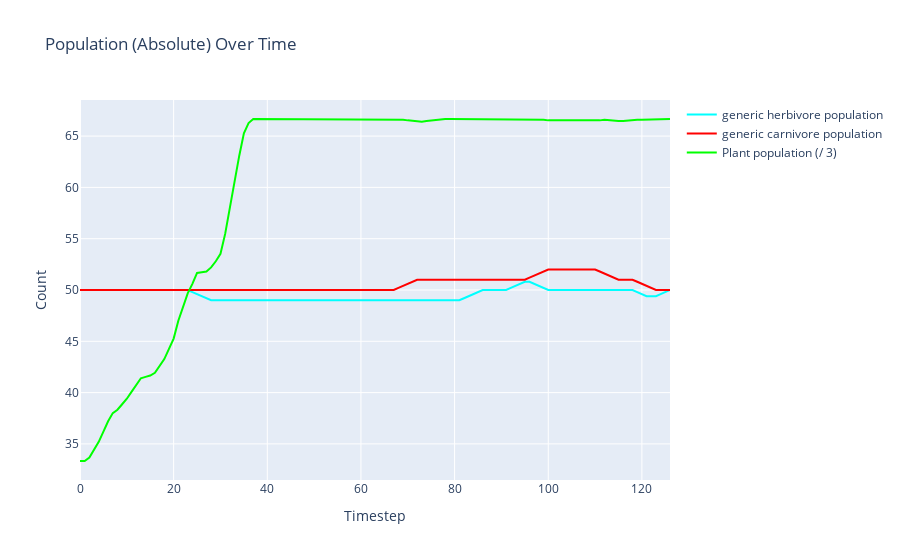
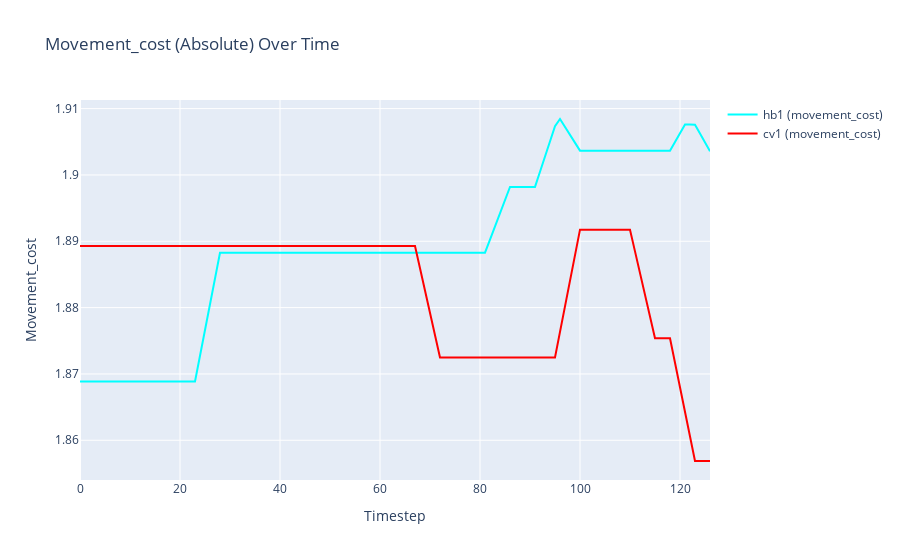
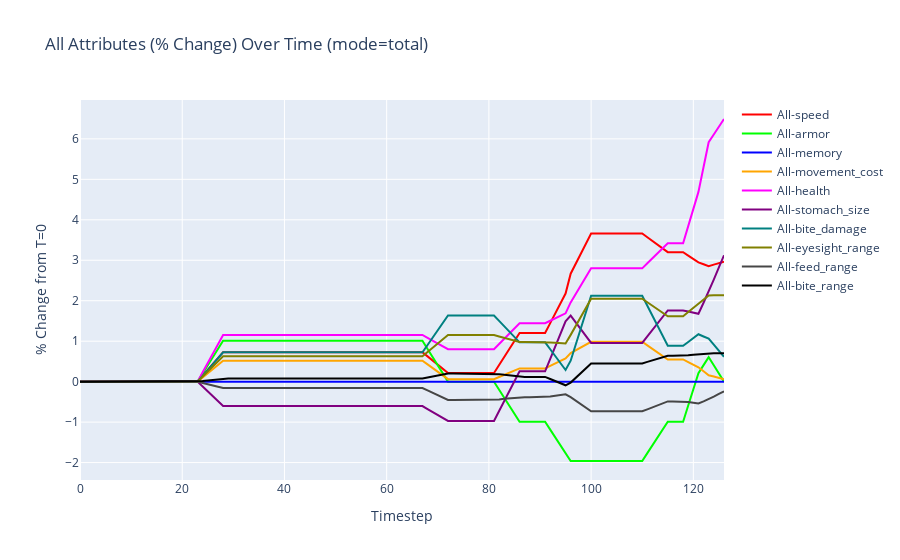

The notebook cell these images were saved under, in order:
### Code cell
# Once the simulation completes, call the plotting function:
fig = plot_parameter_over_time(env, parameter="population", mode="species", use_log_scale=False, smoothing_window=5, plant_scale_divisor=3)
fig.show()  # or pio.show(fig)

fig2 = plot_parameter_over_time(env, parameter="movement_cost", mode="species", smoothing_window=5)
fig2.show()

fig3 = plot_parameter_over_time(env, parameter="all", mode="total", smoothing_window=5, use_percentage=True, use_log_scale=True)
fig3.show()
